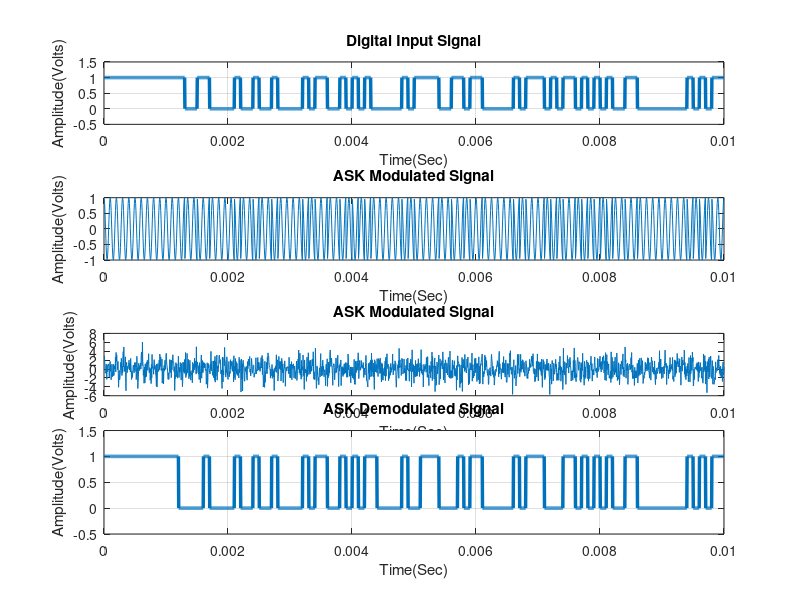

This figure's MATLAB source:
% <<<<<<<<<<<<<<<<<<<< ASK Modulation and Demodulation >>>>>>>>>>>>>>>>>>>>

clc, clear all, close all;


% ******************* Digital/Binary input information ********************

x = randi(2, [1,100], 'int32') - 1; % Binary information as stream of bits (binary signal 0 or 1)
x1 = x;   
N = length(x);
Tb = 0.0001;   %Data rate = 10kHz i.e., bit period (second)
disp('Binary Input Information at Transmitter: ');
disp(x);


% ************* Represent input information as digital signal *************

nb = 20;   % Digital signal per bit
digit = []; 
for n = 1:1:N
    if x(n) == 1;
       sig = ones(1,nb);
    else x(n) == 0;
        sig = zeros(1,nb);
    end
     digit = [digit sig];
end

t1 = Tb/nb:Tb/nb:nb*N*(Tb/nb);   % Time period
figure('Name','ASK Modulation and Demodulation','NumberTitle','off');
subplot(4,1,1);
plot(t1,digit,'LineWidth',2.5);
grid on;
axis([0 Tb*N -0.5 1.5]);
xlabel('Time(Sec)');
ylabel('Amplitude(Volts)');
title('Digital Input Signal');


% **************************** ASK Modulation *****************************

Ac1 = 1;     % Carrier amplitude for binary input '1'
Ac2 = -1;      % Carrier amplitude for binary input '0'
N0 = 5  ;
br = 1/Tb;    % Bit rate
Fc = br;   % Carrier frequency 
t2 = Tb/nb:Tb/nb:Tb;   % Signal time             

mod = [];
for (i = 1:1:N)
    if (x(i) == 1)
        y = Ac1*cos(2*pi*Fc*t2);   % Modulation signal with carrier signal 1
    else
        y = Ac2*cos(2*pi*Fc*t2);   % Modulation signal with carrier signal 2
    end
    mod = [mod y];
end

t3 = Tb/nb:Tb/nb:Tb*N;   % Time period
subplot(4,1,2);
plot(t3,mod);
xlabel('Time(Sec)');
ylabel('Amplitude(Volts)');
title('ASK Modulated Signal');


% ********************* Transmitted signal x ******************************

x = mod;


% ********************* Channel model h and w *****************************

h = 1;   % Signal fading 
w = sqrt(N0/2) * normrnd(0, 1, [1,N*nb]);   % Noise

% ********************* Received signal y *********************************

y = h.*x + w;   % Convolution
% y = awgn(x,1);
t3 = Tb/nb:Tb/nb:Tb*N;   % Time period
subplot(4,1,3);
plot(t3,y);
xlabel('Time(Sec)');
ylabel('Amplitude(Volts)');
title('ASK Modulated Signal');

% *************************** ASK Demodulation ****************************

s = length(t2);
demod = [];
for n = s:s:length(y)
  t4 = Tb/nb:Tb/nb:Tb;    % Time period
  c = cos(2*pi*Fc*t4)*sqrt(2/Tb);    % Carrier signal 
  mm = c.*y((n-(s-1)):n); % Convolution 
  t5 = Tb/nb:Tb/nb:Tb;
  z = trapz(t5,mm);       % Intregation 
  rz = round((sqrt(2/Tb)*z));
  Ac = ((Ac1 + Ac2)/2);   % Average of carrier amplitudes
  if(rz > Ac)             % Logical condition 
    a = 1;
  else
    a = 0;
  end
  demod = [demod a];
end

disp('Demodulated Binary Information at Receiver: ');
disp(demod);

% ********** Represent demodulated information as digital signal **********


digit = [];
for n = 1:length(demod);
    if demod(n) == 1;
       sig = ones(1,nb);
    else demod(n) == 0;
        sig = zeros(1,nb);
    end
     digit = [digit sig];
end

t5 = Tb/nb:Tb/nb:nb*length(demod)*(Tb/nb);   % Time period
subplot(3,1,3)
plot(t5,digit,'LineWidth',2.5);grid on;
axis([0 Tb*length(demod) -0.5 1.5]);
xlabel('Time(Sec)');
ylabel('Amplitude(Volts)');
title('ASK Demodulated Signal');
num = xor(x1, demod);
disp(sum(num));
% ************************** End of the program ***************************